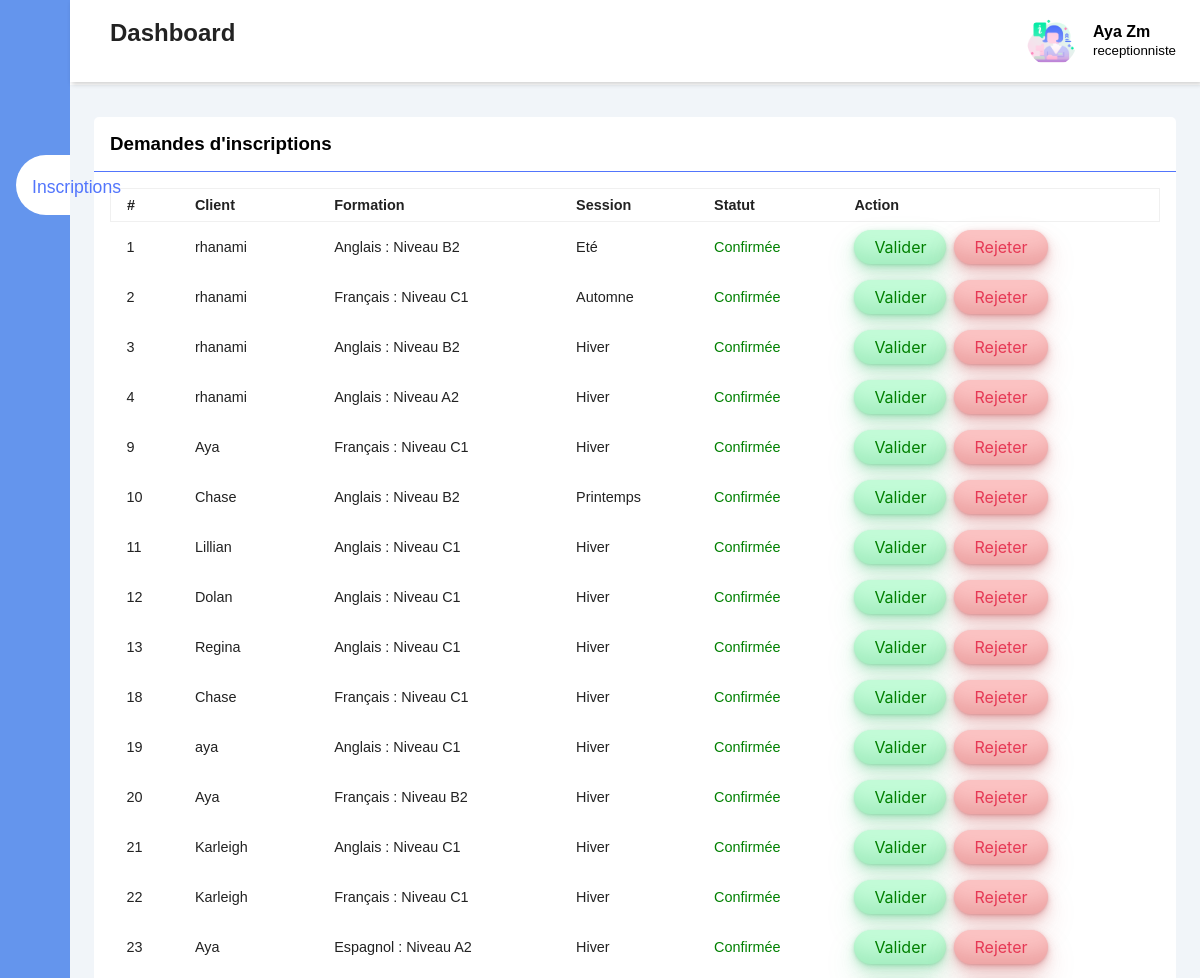
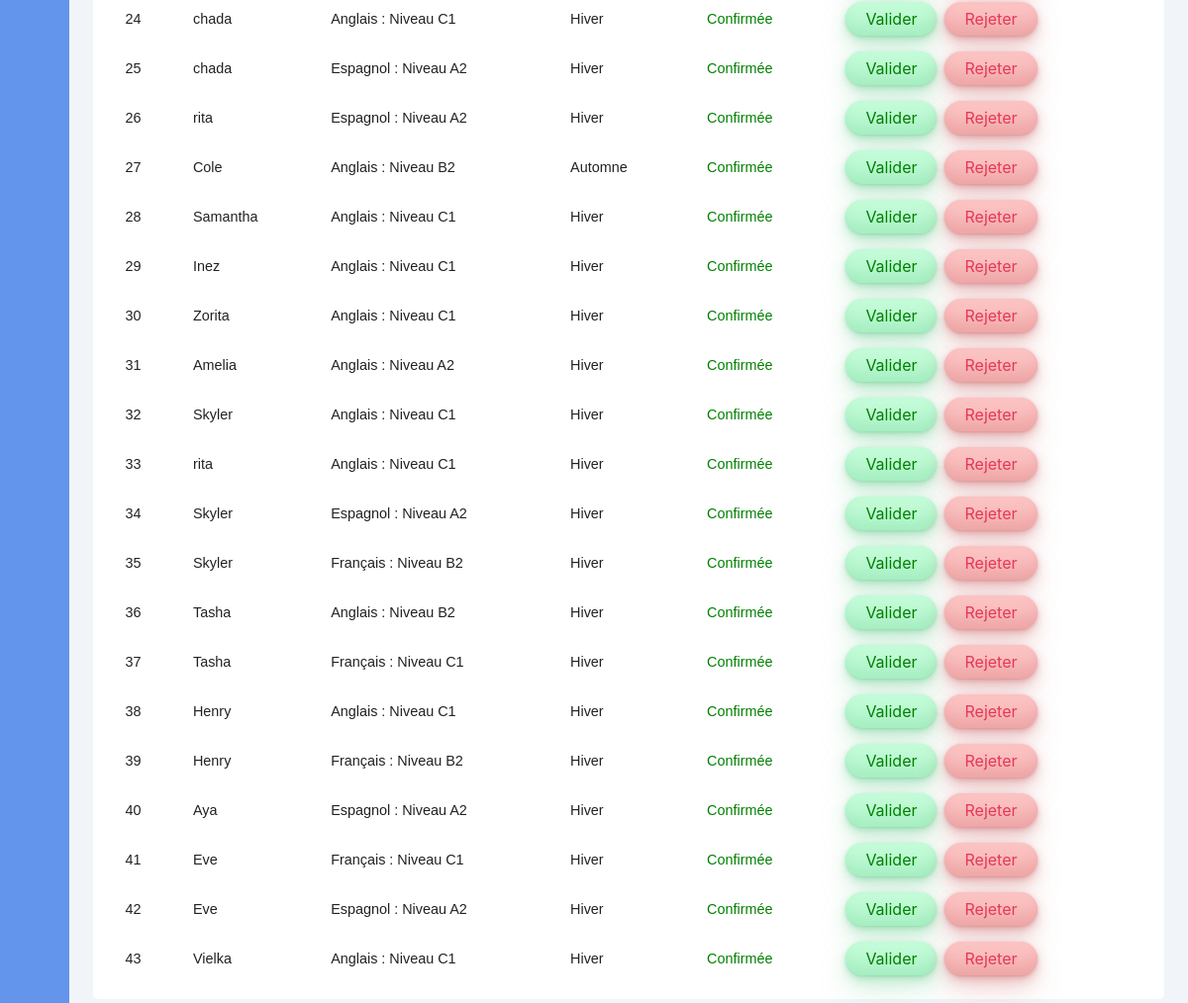
Page /receptionniste/inscriptions.php on the committed database (2 pictures, top to bottom).
### tables this page shows
CREATE TABLE `inscription` (
  `inscriptionid` int(11) NOT NULL,
  `idClient` int(11) NOT NULL,
  `client` text NOT NULL,
  `idFormation` int(11) NOT NULL,
  `formation` text NOT NULL,
  `session` text NOT NULL,
  `statut` int(5) DEFAULT 0
);

### receptionniste/functions.php (called while the page is built, shortened)
<?php
include('dbcon.php');
function getAlldemandes()
{
    global $con;
    $query="SELECT * FROM inscription";
    return $query_run = mysqli_query($con,$query);
}
?>

### receptionniste/inscriptions.php (the view, shortened to what this page needs)
<?php
include('dbcon.php');
include ('functions.php');
?>
<!DOCTYPE html>
<html lang="en">
<head>
    <link rel="stylesheet" href="https://maxst.icons8.com/vue-static/landings/line-awesome/line-awesome/1.3.0/css/line-awesome.min.css">
    <link rel="stylesheet" href="style.css ">
    <link rel="stylesheet" href="style2.css ">
</head>
<body>
    <div class="sidebar">
        <div class="sidebar-brand">
        </div>
        <div class="sidebar-menu">
            <ul>
                <li><a href="receptionniste.php"><span class="las la-igloo"></span><span>Dashboard</span></a></li>
            </ul>
            <ul>
            <li>
              <a href="#" class="dropdown active">
                <span class="las la-users"> </span>
                <span class="text">Inscriptions</span>
              </a>
            </li>
            </ul>
        </div>
    </div>
    <div class="main-content">
        <header>
            <h2>
                <label for="nav-toggle">
                    <span class="las la-bars"></span>
                    Dashboard
                </label>
            </h2>
            <div class="user-wrapper">
                <img src="receptionniste.png" alt="Administrateur profil">
                <div>
                    <h4>Aya Zm</h4>
                    <small>receptionniste</small>
                </div>
            </div>
        </header>
        <main>
        <div class="recent-flex">
                    <div class="inscriptions">
                        <div class="card">
                          <div class="card-header">
                            <h3>Demandes d'inscriptions</h3>
                          </div>
                          <div class="card-body">
                            <table width="100%">
                             <thead>
                                <tr>
                                    <td>#</td>
                                    <td>Client</td>
                                    <td>Formation</td>
                                    <td>Session</td>
                                    <td>Statut</td>
                                    <td>Action</td>
                                </tr>
                             </thead>
                             <tbody>
                                <?php
                                    $demandes =getAlldemandes();
                                     if(mysqli_num_rows($demandes) > 0)
                                     {
                                        foreach($demandes as $item) {
                                        ?>
                                            <tr>
                                                <td> <?= $item['inscriptionid']; ?> </td>
                                                <td> <?= $item['client']; ?> </td>
                                                <td> <?= $item['formation']; ?> </td>
                                                <td> <?= $item['session']; ?> </td>
                                                <td>
                                                <?php $stats=$item["statut"];
                                                if($stats==1){
                                                ?>
                                                 <span style="color: green">Confirmée</span>
                                                 <?php } if($stats==2)  { ?>
                                                 <span style="color: red">Rejetée</span>
                                                 <?php } if($stats==0)  { ?>
                                                <?php } ?> </td>
                                                <td>
                                                  <form method="post" action="">
                                                    <button class="btngreen" name="confirmed" role="button">Valider</button>
                                                  </form>
                                                  <form method="post" action="">
                                                    <button class="btnred" name="rejected" role="button">Rejeter</button>
                                                  </form>
                                                </td>
                                            </tr>
                                        <?php
                                        }
                                    }else{
                                    }
                                    ?>
                             </tbody>
                            </table>
                          </div>
                        </div>
                    </div>
                </div>
            </div>
</body>
</html>

### receptionniste/style.css (style rules this page uses)
* { padding: 0; margin: 0; box-sizing: border-box; list-style-type: none; text-decoration: none; font-family: 'Poppins', sans-serif; }
:root { --main-color: #5275fc; }
.sidebar-brand { height: 90px; padding: 1rem 0rem 1rem 2rem; color: #fff; }
.sidebar { width: 345px; position: fixed; left: 0; top: 0; height: 100%; background: cornflowerblue; z-index: 100; transition: width 300ms; }
.sidebar-menu { margin-top: 1rem; }
.sidebar-menu li { width: 100%; margin-bottom: 1.3rem; padding-left: 2rem; }
.sidebar-menu a { padding-left: 1rem; display: block; color: #fff; font-size: 1.1rem; }
.sidebar-menu a.active { background: #fff; padding-top: 1rem; padding-bottom: 1rem; color: cornflowerblue; border-radius: 30px 0px 0px 30px;; }
.sidebar-menu a span:first-child { font-size: 1.5rem; padding-right: 1rem; }
.main-content { transition: margin-left 300ms; margin-left: 345px; }
header { background: #fff; display: flex; justify-content: space-between; padding: 1rem 1.5rem; box-shadow: 2px 2px 5px rgba(0,0,0,0.2); position: fixed; left: 345px; width: calc(100% - 345px); top: 0; z-index: 100; transition: width 300ms; }
header h2 { color: #222; }
header label span { font-size: 1.7rem; padding-right: 1rem; }
.user-wrapper { display: flex; align-items: center; }
.user-wrapper img { border-radius: 50%; width: 50px; margin-right: 1rem; }
.user-wrapper h4 { margin-bottom: 0rem; }
.user-wrapper small { display: inline-block; color: var(--text-grey); }
main { margin-top: 85px; padding: 2rem 1.5rem; background: #f1f5f9; min-height: calc(100vh - 90px); }
table { border-collapse: collapse; }
.card { background: #fff; border-radius: 5px; }
.card-header, .card-body { padding: 1em; }
.card-header { display: flex; justify-content: space-between; align-items: center; border-bottom: 1px solid var(--main-color); }
thead tr { border: 1px solid #f0f0f0; border-bottom: 1px solid #f0f0f0; padding: .5rem 0rem; }
thead td { font-weight: 700; }
td { padding: .5rem 1rem; font-size: .9rem; color: #222; }
tr td:last-child { display: flex; align-items: center; }
@media only screen and (max-width: 1200px) { .sidebar { width: 70px; } }
@media only screen and (max-width: 1200px) { .sidebar .sidebar-brand, .sidebar li { padding-left: 1rem; text-align: center; } }
@media only screen and (max-width: 1200px) { .sidebar .sidebar-brand, .sidebar li a { padding-left: 0rem; } }
@media only screen and (max-width: 1200px) { .sidebar .sidebar-brand, .sidebar li a span { padding-right: 1rem; } }
@media only screen and (max-width: 1200px) { .main-content { margin-left: 70px; } }
@media only screen and (max-width: 1200px) { .main-content header { width: calc(100% - 70px); left : 70px; } }

### receptionniste/style2.css (style rules this page uses)
.btngreen { background-color: #c2fbd7; border-radius: 100px; box-shadow: rgba(44, 187, 99, .2) 0 -25px 18px -14px inset,rgba(44, 187, 99, .15) 0 1px 2px,rgba(44, 187, 99, .15) 0 2px 4px,rgba(44, 187, 99, .15) 0 4px 8px,rgba(44, 187, 99, .15) 0 8px 16px,rgba(44, 187, 99, .15) 0 16px 32px; color: green; cursor: pointer; display: inline-block; font-family: CerebriSans-Regular,-apple-system,system-ui,Roboto,sans-serif; padding: 7px 20px; text-align: center; text-decoration: none; transition: all 250ms; border: 0; font-size: 16px; user-select: none; -webkit-user-select: none; touch-action: manipulation; margin-right: 8px; }
.btnred { background-color: #fbc2c2; border-radius: 100px; box-shadow: rgba(187, 44, 44, 0.2) 0 -25px 18px -14px inset,rgba(187, 44, 44, 0.15) 0 1px 2px,rgba(187, 44, 70, 0.15) 0 2px 4px,rgba(187, 44, 46, 0.15) 0 4px 8px,rgba(187, 44, 44, 0.15) 0 8px 16px,rgba(187, 44, 44, 0.15) 0 16px 32px; color: rgb(230, 56, 85); cursor: pointer; display: inline-block; font-family: CerebriSans-Regular,-apple-system,system-ui,Roboto,sans-serif; padding: 7px 20px; text-align: center; text-decoration: none; transition: all 250ms; border: 0; font-size: 16px; user-select: none; -webkit-user-select: none; touch-action: manipulation; }
:root { --main-color: #5275fc; }
.sidebar-menu li a.active, .sidebar-menu li a.active:hover { background: #fff; color: var(--main-color); }

### rows in the picture
inscription: inscriptionid "1", client "rhanami", formation "Anglais : Niveau B2", session "Eté", statut "Confirmée"
inscription: inscriptionid "2", client "rhanami", formation "Français : Niveau C1", session "Automne", statut "Confirmée"
inscription: inscriptionid "3", client "rhanami", formation "Anglais : Niveau B2", session "Hiver", statut "Confirmée"
inscription: inscriptionid "4", client "rhanami", formation "Anglais : Niveau A2", session "Hiver", statut "Confirmée"
inscription: inscriptionid "9", client "Aya", formation "Français : Niveau C1", session "Hiver", statut "Confirmée"
inscription: inscriptionid "10", client "Chase", formation "Anglais : Niveau B2", session "Printemps", statut "Confirmée"
inscription: inscriptionid "11", client "Lillian", formation "Anglais : Niveau C1", session "Hiver", statut "Confirmée"
inscription: inscriptionid "12", client "Dolan", formation "Anglais : Niveau C1", session "Hiver", statut "Confirmée"
inscription: inscriptionid "13", client "Regina", formation "Anglais : Niveau C1", session "Hiver", statut "Confirmée"
inscription: inscriptionid "18", client "Chase", formation "Français : Niveau C1", session "Hiver", statut "Confirmée"
inscription: inscriptionid "19", client "aya", formation "Anglais : Niveau C1", session "Hiver", statut "Confirmée"
inscription: inscriptionid "20", client "Aya", formation "Français : Niveau B2", session "Hiver", statut "Confirmée"
inscription: inscriptionid "21", client "Karleigh", formation "Anglais : Niveau C1", session "Hiver", statut "Confirmée"
inscription: inscriptionid "22", client "Karleigh", formation "Français : Niveau C1", session "Hiver", statut "Confirmée"
inscription: inscriptionid "23", client "Aya", formation "Espagnol : Niveau A2", session "Hiver", statut "Confirmée"
inscription: inscriptionid "24", client "chada", formation "Anglais : Niveau C1", session "Hiver", statut "Confirmée"
inscription: inscriptionid "25", client "chada", formation "Espagnol : Niveau A2", session "Hiver", statut "Confirmée"
inscription: inscriptionid "26", client "rita", formation "Espagnol : Niveau A2", session "Hiver", statut "Confirmée"
inscription: inscriptionid "27", client "Cole", formation "Anglais : Niveau B2", session "Automne", statut "Confirmée"
inscription: inscriptionid "28", client "Samantha", formation "Anglais : Niveau C1", session "Hiver", statut "Confirmée"
inscription: inscriptionid "29", client "Inez", formation "Anglais : Niveau C1", session "Hiver", statut "Confirmée"
inscription: inscriptionid "30", client "Zorita", formation "Anglais : Niveau C1", session "Hiver", statut "Confirmée"
inscription: inscriptionid "31", client "Amelia", formation "Anglais : Niveau A2", session "Hiver", statut "Confirmée"
inscription: inscriptionid "32", client "Skyler", formation "Anglais : Niveau C1", session "Hiver", statut "Confirmée"
inscription: inscriptionid "33", client "rita", formation "Anglais : Niveau C1", session "Hiver", statut "Confirmée"
inscription: inscriptionid "34", client "Skyler", formation "Espagnol : Niveau A2", session "Hiver", statut "Confirmée"
inscription: inscriptionid "35", client "Skyler", formation "Français : Niveau B2", session "Hiver", statut "Confirmée"
inscription: inscriptionid "36", client "Tasha", formation "Anglais : Niveau B2", session "Hiver", statut "Confirmée"
inscription: inscriptionid "37", client "Tasha", formation "Français : Niveau C1", session "Hiver", statut "Confirmée"
inscription: inscriptionid "38", client "Henry", formation "Anglais : Niveau C1", session "Hiver", statut "Confirmée"
inscription: inscriptionid "39", client "Henry", formation "Français : Niveau B2", session "Hiver", statut "Confirmée"
inscription: inscriptionid "40", client "Aya", formation "Espagnol : Niveau A2", session "Hiver", statut "Confirmée"
inscription: inscriptionid "41", client "Eve", formation "Français : Niveau C1", session "Hiver", statut "Confirmée"
inscription: inscriptionid "42", client "Eve", formation "Espagnol : Niveau A2", session "Hiver", statut "Confirmée"
inscription: inscriptionid "43", client "Vielka", formation "Anglais : Niveau C1", session "Hiver", statut "Confirmée"
